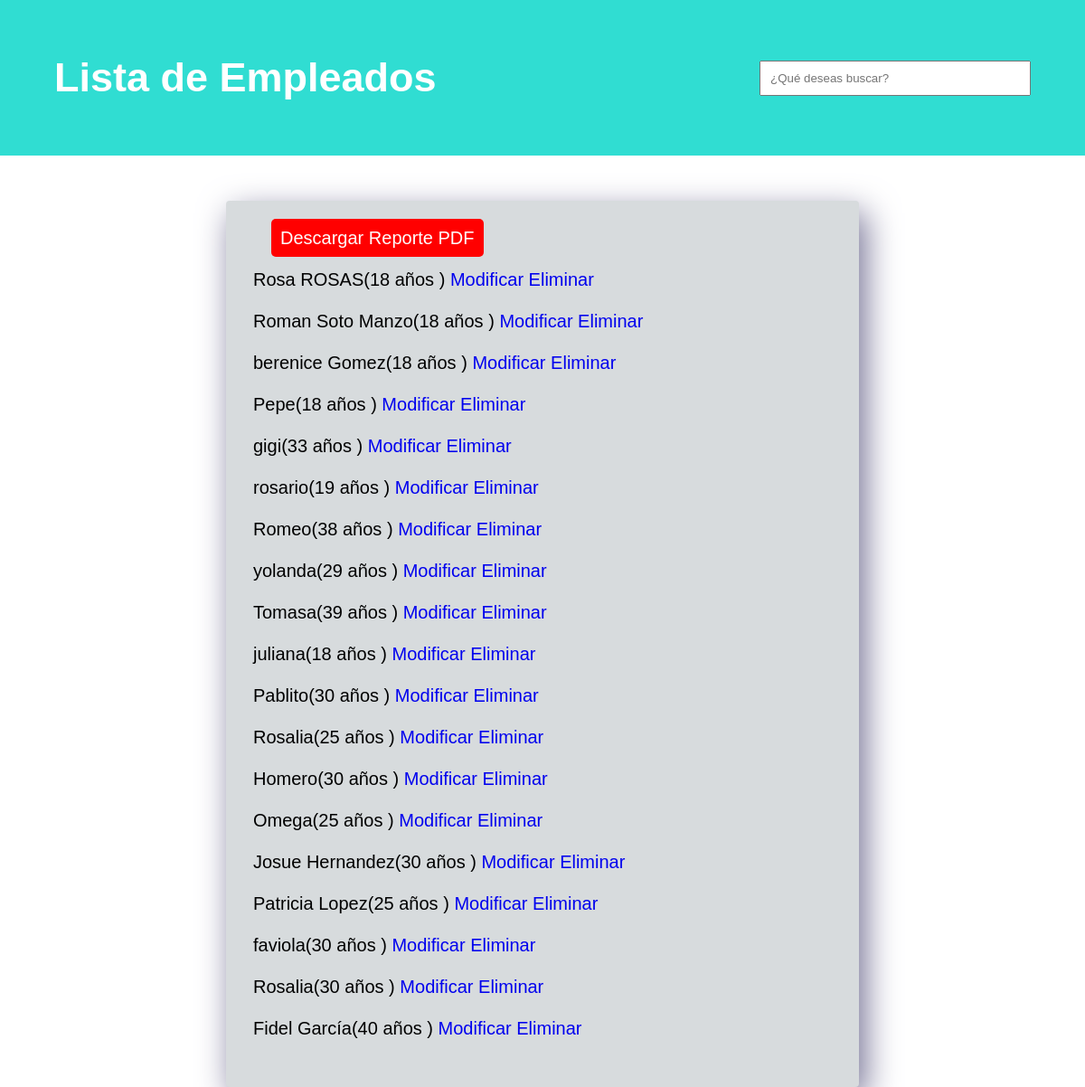
The page /listaempleados.php on the database its author committed.
### tables this page shows
CREATE TABLE `empleado` (
  `id_Empleado` int(11) NOT NULL,
  `nombre` varchar(20) NOT NULL,
  `edad` int(5) NOT NULL
);

### listaempleados.php (the view, shortened to what this page needs)
<?php
$conexionbd = conectar_bd();
$query = "SELECT id_Empleado, nombre, edad FROM empleado;";
$resultado = mysqli_query($conexionbd, $query);
?>
<!DOCTYPE html>
<html lang="en">
<head>
    <link rel="stylesheet" href="css/estiloTutoria.css">
</head>
<body>
<div class="header_superior">
        <div class="titulo">
            <h1>Lista de Empleados</h1>
        </div>
        <div class="search">
            <input type="search" placeholder="¿Qué deseas buscar?">
        </div>
    </div>
      <div class="lis">
        <div class="rep">
    <a href="reporte_empleados.php" > Descargar Reporte PDF</a>
    <br><br>
</div>
    <ul>
        <?php
        while($registro = mysqli_fetch_assoc($resultado))
        {
        echo '<li>'.$registro['nombre'].'('.$registro['edad'].' años  )   ';
        echo '<a href="modificarempleado.php?empleado_id='.$registro['id_Empleado'].'"> Modificar</a>';
        echo '<a href="eliminarempleado.php?empleado_id='.$registro['id_Empleado'].'"> Eliminar</a></li> <br>';
        }
       ?>
       </ul>
       </div>
</body>
</html>

### css/estiloTutoria.css (style rules this page uses)
* { margin: 0; padding: 0; box-sizing: border-box; font-family:'Trebuchet MS', 'Lucida Sans Unicode', 'Lucida Grande', 'Lucida Sans', Arial, sans-serif; text-decoration: none; }
.header_superior { max-width: 1200px; margin:auto; display: flex; align-items: center; justify-content: space-between; background-color: #30DDD2; padding: 60px; }
.titulo h1 { font-size: 45px; color: #FFF; }
.search input { width: 300px; padding: 10px; }
.lis { background: #D7DBDD; text-decoration: none; width: 700px; padding: 30px; margin: auto; margin-top: 50px; border-radius: 4px; font-size: 20px; box-shadow: 7px 13px 37px rgb(116,113, 148); }
.lis ul { list-style-type: none; }
.rep a { margin: 20px; padding:10px; background:red; color:white; text-decoration:none; border-radius:5px; }

### rows shown on the page
empleado: nombre "Rosa ROSAS", edad "18"
empleado: nombre "Roman Soto Manzo", edad "18"
empleado: nombre "berenice Gomez", edad "18"
empleado: nombre "Pepe", edad "18"
empleado: nombre "gigi", edad "33"
empleado: nombre "rosario", edad "19"
empleado: nombre "Romeo", edad "38"
empleado: nombre "yolanda", edad "29"
empleado: nombre "Tomasa", edad "39"
empleado: nombre "juliana", edad "18"
empleado: nombre "Pablito", edad "30"
empleado: nombre "Rosalia", edad "25"
empleado: nombre "Homero", edad "30"
empleado: nombre "Omega", edad "25"
empleado: nombre "Josue Hernandez", edad "30"
empleado: nombre "Patricia Lopez", edad "25"
empleado: nombre "faviola", edad "30"
empleado: nombre "Rosalia", edad "30"
empleado: nombre "Fidel García", edad "40"
